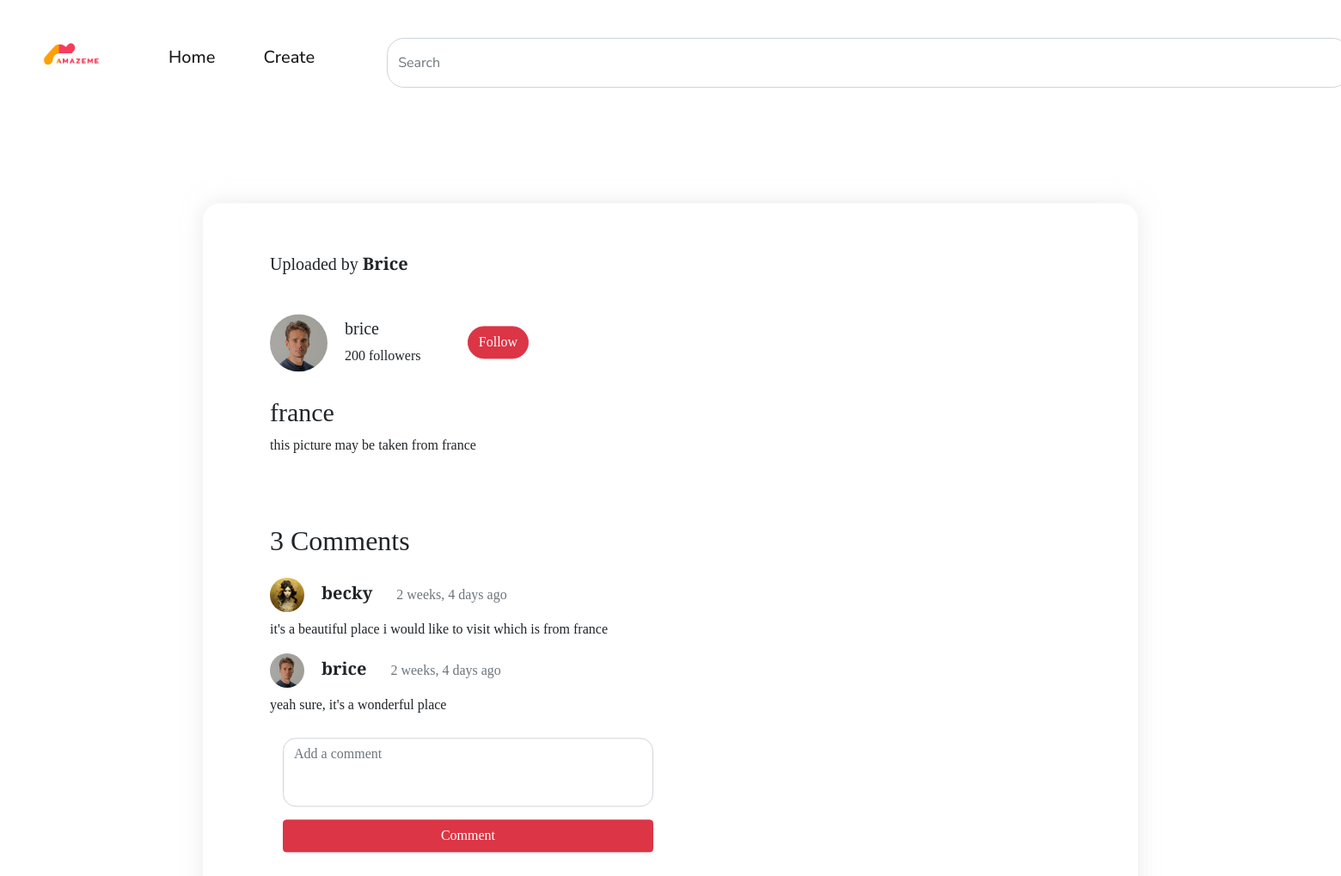
The page /post_view/france on the database its author committed.
### app/models.py (models this page shows, shortened)
class Post(models.Model):
    image = models.ImageField(upload_to='images', null=False, blank=False)
    title = models.CharField(max_length=120, null=True, blank=True)
    description = models.TextField()
    author = models.ForeignKey(User, on_delete=models.CASCADE, blank=True)
    slug = models.SlugField(max_length=120, unique=True)
    created = models.DateTimeField(auto_now_add=True, null=True, blank=True)
    updated = models.DateTimeField(auto_now=True, null=True, blank=True)
    picuser = models.ForeignKey(ProfileUser,on_delete=models.SET_NULL, related_name='profile', blank=True, null=True)
    class Meta:
        ordering = ('-created', '-updated',)

class ProfileUser(models.Model):
    image = models.ImageField(upload_to='images', blank=True, null=True)
    user = models.OneToOneField(User, on_delete=models.CASCADE, blank=True)
    description = models.TextField()

class Comment(models.Model):
    post =  models.ForeignKey(Post, on_delete=models.CASCADE)
    body = models.TextField(blank=True, null=True)
    updated = models.DateTimeField(auto_now=True)
    created = models.DateTimeField(auto_now_add=True)
    author = models.ForeignKey(User, on_delete=models.CASCADE, null=True, blank=True)
    pic = models.ForeignKey(ProfileUser,on_delete=models.SET_NULL, related_name='pic', blank=True, null=True)

### app/views.py (the view, shortened to what this page needs)
# urls.py: path('post_view/<slug:slug>', views.postView, name='post-view'),
def postView(request, slug):
    view = Post.objects.get(slug=slug)
    comments = view.comment_set.all()
    comment_count = comments.count()
    comment = CommentForm(data=request.GET)
    postnavs = Post.objects.all().order_by('-created')[0:3]
    context = {'view': view,
               'comment': comment,
               'comments': comments,
               'comment_count': comment_count,
               'postnavs': postnavs
               }
    return render(request, 'app/post_view.html', context)

### app/forms.py
class CommentForm(forms.ModelForm):
    class Meta:
        model = Comment
        fields = ('body',)
        labels = {'body': _("")}
    def __init__(self, *args, **kwargs):
        super().__init__(*args, **kwargs)
        self.fields['body'].widget.attrs['placeholder'] = 'Add a comment'
        self.fields['body'].widget.attrs['class'] = 'form-control'

### app/templates/app/post_view.html (shortened to what this page needs)
{% extends 'main.html' %}
{% load static %}
{% block content %}
<section class="container-fluids d-flex justify-content-center">
    <div class="post-view container-register">
       <div class="d-flex flex-column align-items-start" style="margin-left: 30px">
            <div class="mt-2 mb-3">
                <p class="fs-5" style="font-size:50px">Uploaded by
                    <span class="me-4 fw-bold">{{view.author | title}}</span>
                </p>
            </div>
            <div class="d-flex align-items-center">
                <img class="rounded-circle" src="{{view.picuser.image.url}}" alt="" style="width: 67px;margin-right: 20px;"/>
                <div class="d-flex flex-column mt-3">
                    <h3 class="fs-5">{{view.author}}</h3>
                    <p>200 followers</p>
                </div>
                <button class="btn btn-danger rounded-pill" style="margin-left: 3.4em;" type="submit">Follow</button>
            </div>
        <h2 style="font-size:30px;margin-top:20px">{{view.title}}</h2>
        <p class="text-start">{{view.description}}</p>
        <h2 class="" style="font-size:32px;margin-top:2em;">{{comment_count}} Comment{{comment_count | pluralize}}</h2>
        <div class="d-flex flex-column justify-content-start align-items-start mt-3 view-comment">
            {% for coment in comments %}
            <div class="d-flex align-items-center justify-content-start">
                <img class="rounded-circle" src="{{coment.pic.image.url}}" alt="" style="width:40px;margin-right:20px;"/>
                <h4 class="fs-5 fw-bold mt-1">{{coment.author}}<span class="fw-normal fs-6 mx-4 text-muted"> {{coment.created | timesince}} ago</span></h4>
            </div>
            <p class="mt-2 text-start">{{coment.body}}</p>
            {% empty %}
            <p style="font-size:1.4em;" class="">Write your first comment</p>
            {% endfor %}
        </div>
            <form method="POST" class="view-post">
                {{comment}}
                <button type="submit" class="btn btn-danger">Comment</button>
            </form>
       </div>
    </div>
</section>
{% endblock content %}

### templates/main.html (shortened to what this page needs)
{% load static %}
<!DOCTYPE html>
<html lang="en">
<head>
    <link href="https://cdn.jsdelivr.net/npm/bootstrap@5.0.2/dist/css/bootstrap.min.css" rel="stylesheet"
>
    <link rel="stylesheet" type="text/css" href="{% static 'auths/style.css' %}" />
</head>
<body>
    <nav class="navbar navbar-expand-lg navbar-light">
        <div class="container-fluid">
            <a class="navbar-brand" href="{% url 'home' %}"><img src="{% static 'auths/images/Logo.png' %}" style="width:6em;height:6em;position:relative;bottom:1em;" /></a>
            <div class="collapse navbar-collapse " id="navbarSupportedContent">
                <ul class="navbar-nav d-flex mb-2 mb-lg-0">
                    <li class="nav-item">
                        <a class="nav-link active" style="margin-left: 2em" aria-current="page" href="{% url 'home' %}">Home</a>
                    </li>
                    <li class="nav-item" style="margin: 0 3.8em 0 2em">
                        <a class="nav-link active" aria-current="page" href="{% url 'post' %}">Create</a>
                    </li>
                    <form class="" method="GET" action="{% url 'home' %}">
                        <input style="width:70rem;height:3.6em;border-radius:20px;" name='q' value='{{q}}' class="form-control me-2" type="search" placeholder="Search" aria-label="Search">
                    </form>
                </ul>
            </div>
        </div>
    </nav>
    <div>
    {% block content %}
    {% endblock content %}
    </div>
</body>
</html>

### auths/static/auths/style.css (style rules this page uses)
.navbar { font-family: 'Nunito Sans', sans-serif; font-weight: 500; font-size: 20px; }
.container-fluids { position: relative; flex-wrap: wrap; height: 60em; }
.container-register { display: flex; flex-direction: column; position: absolute; top: 5%; transform: translate(0, 5%); font-family: 'PT Serif', serif; -webkit-box-shadow: 0px 0px 23px 1px rgba(219, 219, 219, 0.56); -moz-box-shadow: 0px 0px 23px 1px rgba(219, 219, 219, 0.56); box-shadow: 0px 0px 23px 1px rgba(219, 219, 219, 0.56); border-radius: 20px; width: 40em; height: 50em; padding: 3em; margin-bottom: 20rem; }
.container-register img { text-align: center; margin: 0 auto; width: 10em; }
.container-register h2 { font-weight: 500; font-size: 50px; display: flex; flex-direction: column; align-items: center; }
.container-register form { display: flex; flex-direction: column; margin: 15px; }
.container-register form button { margin-top: 15px; }
.container-register p { text-align: center; }
.container-register form textarea { margin-top: 5px; border-radius: 15px; display: block; width: 100%; padding: 0.375rem 0.75rem; font-size: 1rem; font-weight: 400; line-height: 1.5; color: #212529; background-color: #fff; background-clip: padding-box; border: 1px solid #ced4da; -webkit-appearance: none; -moz-appearance: none; appearance: none; transition: border-color .15s ease-in-out, box-shadow .15s ease-in-out; }
.post-view { display: flex; flex-direction: row; position: absolute; top: 5%; transform: translate(0, 5%); font-family: 'PT Serif', serif; -webkit-box-shadow: 0px 0px 23px 1px rgba(219, 219, 219, 0.56); -moz-box-shadow: 0px 0px 23px 1px rgba(219, 219, 219, 0.56); box-shadow: 0px 0px 23px 1px rgba(219, 219, 219, 0.56); border-radius: 20px; width: 68em; min-height: 53em !important; padding: 3em; margin-bottom: 20em !important; overflow: hidden !important; }
.view-post { width: 100%; color: red; }
.view-post textarea { resize: none; height: 5em !important; }
.view-comment { overflow-y: scroll; height: 35em !important; }

### rows shown on the page
Post: author "Brice", picuser.image (picture), author "brice", title "france", description "this picture may be taken from france"
Comment: pic.image (picture), author "becky", created "2 weeks, 4 days", body "it's a beautiful place i would like to visit which is from france"
Comment: pic.image (picture), author "brice", created "2 weeks, 4 days", body "yeah sure, it's a wonderful place"

### other values the page prints
{{ comment_count }} "3"
{{ comment_count | pluralize }} "s"
